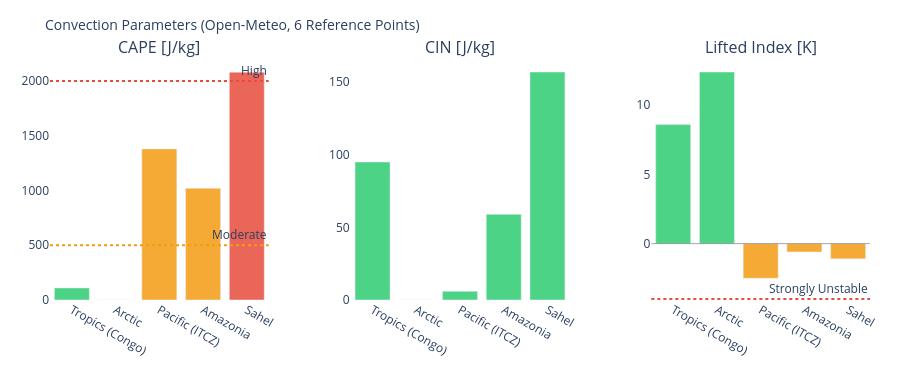

Notebook cell for this chart:
### Markdown cell above
---
## 3. Visualizations

### Code cell
# ============================================================
# CAPE / CIN / LIFTED INDEX – Convection potential
# ============================================================

if not df_atm.empty:
    fig = make_subplots(
        rows=1, cols=3,
        subplot_titles=['CAPE [J/kg]', 'CIN [J/kg]', 'Lifted Index [K]'],
        horizontal_spacing=0.1
    )
    pts = df_atm['point'].tolist()
    pt_colors = ['#E85D24','#185FA5','#888780','#378ADD','#639922','#F2A623']

    # CAPE – höher = mehr Gewitterpotential
    cape_vals = df_atm['cape'].fillna(0).tolist()
    cape_colors = ['#e74c3c' if v > 2000 else '#f39c12' if v > 500 else '#2ecc71'
                   for v in cape_vals]
    fig.add_trace(go.Bar(x=pts, y=cape_vals, marker_color=cape_colors,
                         opacity=0.85, showlegend=False), row=1, col=1)
    fig.add_hline(y=2000, line_dash='dot', line_color='#e74c3c',
                  annotation_text='High', row=1, col=1)
    fig.add_hline(y=500,  line_dash='dot', line_color='#f39c12',
                  annotation_text='Moderate', row=1, col=1)

    # CIN – negativer = stärker gedeckelt (weniger Auslöse)
    cin_vals = df_atm['cin'].fillna(0).tolist()
    cin_colors = ['#e74c3c' if v < -200 else '#f39c12' if v < -50 else '#2ecc71'
                  for v in cin_vals]
    fig.add_trace(go.Bar(x=pts, y=cin_vals, marker_color=cin_colors,
                         opacity=0.85, showlegend=False), row=1, col=2)

    # Lifted Index – negativ = instabil
    li_vals = df_atm['li'].fillna(0).tolist()
    li_colors = ['#e74c3c' if v < -4 else '#f39c12' if v < 0 else '#2ecc71'
                 for v in li_vals]
    fig.add_trace(go.Bar(x=pts, y=li_vals, marker_color=li_colors,
                         opacity=0.85, showlegend=False), row=1, col=3)
    fig.add_hline(y=0, line_color='gray', line_width=0.7, row=1, col=3)
    fig.add_hline(y=-4, line_dash='dot', line_color='#e74c3c',
                  annotation_text='Strongly Unstable', row=1, col=3)

    fig.update_layout(
        title=dict(text='Convection Parameters (Open-Meteo, 6 Reference Points)', font=dict(size=14)),
        height=380, plot_bgcolor='rgba(0,0,0,0)', paper_bgcolor='rgba(0,0,0,0)',
        margin=dict(l=50, r=30, t=60, b=80)
    )
    fig.update_xaxes(tickangle=30)
    fig.show()

### Figure 1 — Plotly figure (JSON) as saved in the notebook; plotly's stock layout.template omitted (floating-point values rounded to 4 significant figures)
{"data": [{"marker": {"color": ["#2ecc71", "#2ecc71", "#f39c12", "#f39c12", "#e74c3c"]}, "opacity": 0.85, "showlegend": false, "type": "bar", "x": ["Tropics (Congo)", "Arctic", "Pacific (ITCZ)", "Amazonia", "Sahel"], "xaxis": "x", "y": [110.0, 0.0, 1380.0, 1020.0, 2080.0], "yaxis": "y"}, {"marker": {"color": ["#2ecc71", "#2ecc71", "#2ecc71", "#2ecc71", "#2ecc71"]}, "opacity": 0.85, "showlegend": false, "type": "bar", "x": ["Tropics (Congo)", "Arctic", "Pacific (ITCZ)", "Amazonia", "Sahel"], "xaxis": "x2", "y": [95.0, 0.0, 6.0, 59.0, 157.0], "yaxis": "y2"}, {"marker": {"color": ["#2ecc71", "#2ecc71", "#f39c12", "#f39c12", "#f39c12"]}, "opacity": 0.85, "showlegend": false, "type": "bar", "x": ["Tropics (Congo)", "Arctic", "Pacific (ITCZ)", "Amazonia", "Sahel"], "xaxis": "x3", "y": [8.6, 12.4, -2.5, -0.6, -1.1], "yaxis": "y3"}], "layout": {"annotations": [{"font": {"size": 16}, "showarrow": false, "text": "CAPE [J/kg]", "x": 0.1333, "xanchor": "center", "xref": "paper", "y": 1.0, "yanchor": "bottom", "yref": "paper"}, {"font": {"size": 16}, "showarrow": false, "text": "CIN [J/kg]", "x": 0.5, "xanchor": "center", "xref": "paper", "y": 1.0, "yanchor": "bottom", "yref": "paper"}, {"font": {"size": 16}, "showarrow": false, "text": "Lifted Index [K]", "x": 0.8667, "xanchor": "center", "xref": "paper", "y": 1.0, "yanchor": "bottom", "yref": "paper"}, {"showarrow": false, "text": "High", "x": 1, "xanchor": "right", "xref": "x domain", "y": 2000, "yanchor": "bottom", "yref": "y"}, {"showarrow": false, "text": "Moderate", "x": 1, "xanchor": "right", "xref": "x domain", "y": 500, "yanchor": "bottom", "yref": "y"}, {"showarrow": false, "text": "Strongly Unstable", "x": 1, "xanchor": "right", "xref": "x3 domain", "y": -4, "yanchor": "bottom", "yref": "y3"}], "height": 380, "margin": {"b": 80, "l": 50, "r": 30, "t": 60}, "paper_bgcolor": "rgba(0,0,0,0)", "plot_bgcolor": "rgba(0,0,0,0)", "shapes": [{"line": {"color": "#e74c3c", "dash": "dot"}, "type": "line", "x0": 0, "x1": 1, "xref": "x domain", "y0": 2000, "y1": 2000, "yref": "y"}, {"line": {"color": "#f39c12", "dash": "dot"}, "type": "line", "x0": 0, "x1": 1, "xref": "x domain", "y0": 500, "y1": 500, "yref": "y"}, {"line": {"color": "gray", "width": 0.7}, "type": "line", "x0": 0, "x1": 1, "xref": "x3 domain", "y0": 0, "y1": 0, "yref": "y3"}, {"line": {"color": "#e74c3c", "dash": "dot"}, "type": "line", "x0": 0, "x1": 1, "xref": "x3 domain", "y0": -4, "y1": -4, "yref": "y3"}], "title": {"font": {"size": 14}, "text": "Convection Parameters (Open-Meteo, 6 Reference Points)"}, "xaxis": {"anchor": "y", "domain": [0.0, 0.2667], "tickangle": 30}, "xaxis2": {"anchor": "y2", "domain": [0.3667, 0.6333], "tickangle": 30}, "xaxis3": {"anchor": "y3", "domain": [0.7333, 1.0], "tickangle": 30}, "yaxis": {"anchor": "x", "domain": [0.0, 1.0]}, "yaxis2": {"anchor": "x2", "domain": [0.0, 1.0]}, "yaxis3": {"anchor": "x3", "domain": [0.0, 1.0]}}}
